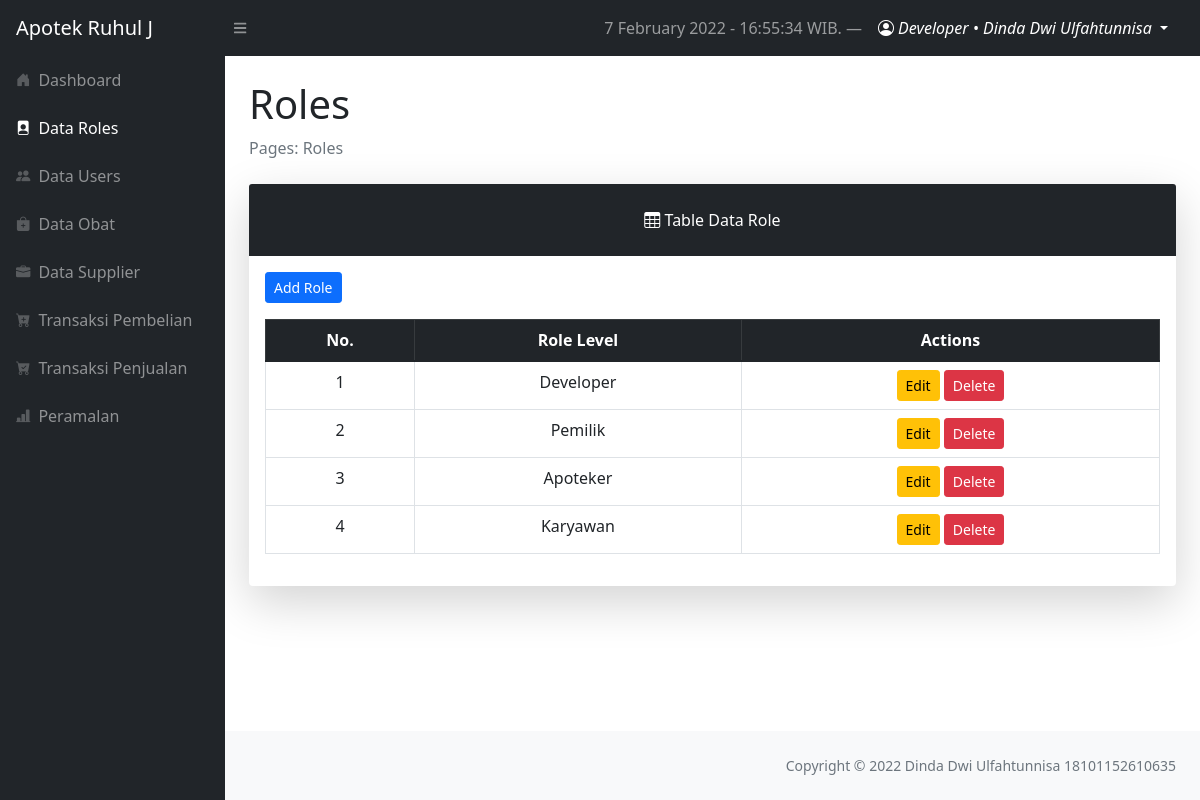
Screenshot of /layouts/dashboard/index.php?page=roles (signed in) with the database file from the repository.
### tables this page shows
CREATE TABLE `roles` (
  `role_id` int(11) NOT NULL,
  `role_level` varchar(50) NOT NULL
);

### config/config.php (called while the page is built, shortened)
<?php
$localhost  = "localhost";
$username   = "root";
$password   = "";
$db         = "forecasting_apotek";
$conn = mysqli_connect($localhost, $username, $password, $db);
function query($query)
{
    global $conn;
    $result = mysqli_query($conn, $query);
    while ($row = mysqli_fetch_assoc($result)) {
        $rows[] = $row;
    }
    return $rows;
}

### layouts/dashboard/roles/index.php (the view, shortened to what this page needs)
<?php
require '../../config/config.php';
$roles = query("SELECT * FROM roles");
$no = 1
?>
<main>
    <div class="container-fluid px-4">
        <h1 class="mt-4">Roles</h1>
        <ol class="breadcrumb mb-4">
            <li class="breadcrumb-item active">Pages: Roles</li>
        </ol>
        <div class="card shadow-lg border-0 mb-4">
            <div class="card-header border-0 text-center p-4 bg-dark text-white">
                <i class="bi bi-table"></i>
                Table Data Role
            </div>
            <div class="card-body border-0">
                <a href="?page=roles/create" class="btn btn-sm btn-primary mb-3">Add Role</a>
                <table class="table table-bordered table-hover table-responsive-sm text-center rounded">
                    <thead class="table-dark">
                        <th scope="col">No.</th>
                        <th scope="col">Role Level</th>
                        <th scope="col">Actions</th>
                    </thead>
                    <tbody>
                        <?php foreach ($roles as $role) : ?>
                            <tr>
                                <td><?= $no++; ?></td>
                                <td><?= $role['role_level']; ?></td>
                                <td>
                                    <a href="index.php?page=roles/update&id=<?= $role['role_id'] ?>" class="btn btn-sm btn-warning">Edit</a>
                                    <a href="index.php?page=roles/delete&id=<?= $role['role_id'] ?>" class="btn btn-sm btn-danger" onclick="return confirm('Are you sure to delete Role?')">Delete</a>
                                </td>
                            </tr>
                        <?php endforeach; ?>
                    </tbody>
                </table>
            </div>
        </div>
</main>

### rows the page displays
roles: role_level "Developer"
roles: role_level "Pemilik"
roles: role_level "Apoteker"
roles: role_level "Karyawan"

### other values shown
$timenow "7 February 2022 - 16:55:34"
$_SESSION['username'] "Developer"
$_SESSION['fullname'] "Dinda Dwi Ulfahtunnisa"
